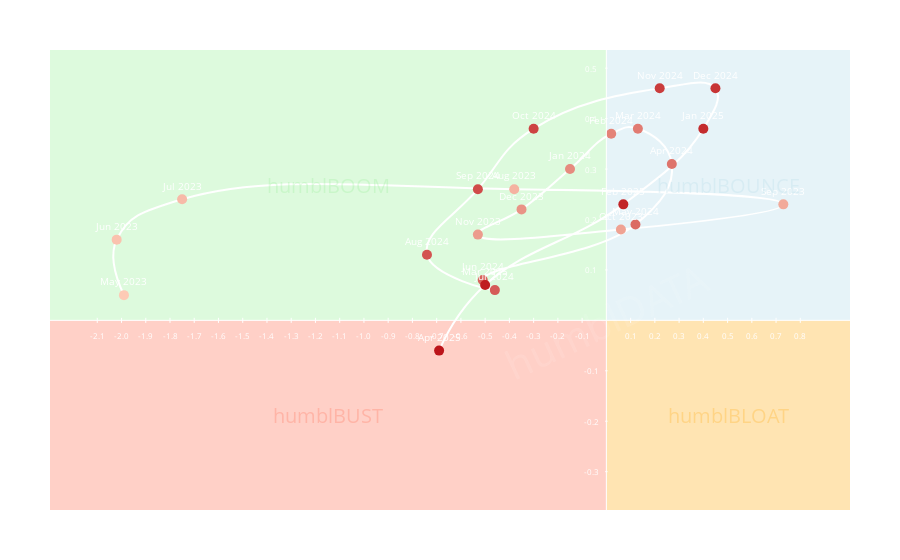

The code cell stored with this chart in its notebook:
### Code cell
compass.show()

### Figure 1 — Plotly figure (JSON) as saved in the notebook; plotly's stock layout.template omitted (floating-point values rounded to 4 significant figures)
{"data": [{"hovertemplate": "<b>%{text}</b><br>CPI 3m Δ: %{x:.2f}<br>CLI 3m Δ: %{y:.2f}<extra></extra>", "line": {"color": "white", "shape": "spline", "smoothing": 1.3}, "marker": {"color": [0, 1, 2, 3, 4, 5, 6, 7, 8, 9, 10, 11, 12, 13, 14, 15, 16, 17, 18, 19, 20, 21, 22, 23], "colorscale": [[0, "rgb(253, 202, 181)"], [1, "rgb(188, 20, 26)"]], "showscale": false, "size": 10}, "mode": "lines+markers+text", "name": "HumblCompass Data", "text": ["May 2023", "Jun 2023", "Jul 2023", "Aug 2023", "Sep 2023", "Oct 2023", "Nov 2023", "Dec 2023", "Jan 2024", "Feb 2024", "Mar 2024", "Apr 2024", "May 2024", "Jun 2024", "Jul 2024", "Aug 2024", "Sep 2024", "Oct 2024", "Nov 2024", "Dec 2024", "Jan 2025", "Feb 2025", "Mar 2025", "Apr 2025"], "textfont": {"color": "white", "size": 10}, "textposition": "top center", "type": "scatter", "x": [-1.99, -2.02, -1.75, -0.38, 0.73, 0.06, -0.53, -0.35, -0.15, 0.02, 0.13, 0.27, 0.12, -0.51, -0.46, -0.74, -0.53, -0.3, 0.22, 0.45, 0.4, 0.07, -0.5, -0.69], "y": [0.05, 0.16, 0.24, 0.26, 0.23, 0.18, 0.17, 0.22, 0.3, 0.37, 0.38, 0.31, 0.19, 0.08, 0.06, 0.13, 0.26, 0.38, 0.46, 0.46, 0.38, 0.23, 0.07, -0.06]}], "layout": {"annotations": [{"font": {"color": "white", "size": 8}, "showarrow": false, "text": "-2.1", "x": -2.1, "y": 0, "yshift": -15}, {"font": {"color": "white", "size": 8}, "showarrow": false, "text": "-2.0", "x": -2, "y": 0, "yshift": -15}, {"font": {"color": "white", "size": 8}, "showarrow": false, "text": "-1.9", "x": -1.9, "y": 0, "yshift": -15}, {"font": {"color": "white", "size": 8}, "showarrow": false, "text": "-1.8", "x": -1.8, "y": 0, "yshift": -15}, {"font": {"color": "white", "size": 8}, "showarrow": false, "text": "-1.7", "x": -1.7, "y": 0, "yshift": -15}, {"font": {"color": "white", "size": 8}, "showarrow": false, "text": "-1.6", "x": -1.6, "y": 0, "yshift": -15}, {"font": {"color": "white", "size": 8}, "showarrow": false, "text": "-1.5", "x": -1.5, "y": 0, "yshift": -15}, {"font": {"color": "white", "size": 8}, "showarrow": false, "text": "-1.4", "x": -1.4, "y": 0, "yshift": -15}, {"font": {"color": "white", "size": 8}, "showarrow": false, "text": "-1.3", "x": -1.3, "y": 0, "yshift": -15}, {"font": {"color": "white", "size": 8}, "showarrow": false, "text": "-1.2", "x": -1.2, "y": 0, "yshift": -15}, {"font": {"color": "white", "size": 8}, "showarrow": false, "text": "-1.1", "x": -1.1, "y": 0, "yshift": -15}, {"font": {"color": "white", "size": 8}, "showarrow": false, "text": "-1.0", "x": -1, "y": 0, "yshift": -15}, {"font": {"color": "white", "size": 8}, "showarrow": false, "text": "-0.9", "x": -0.9, "y": 0, "yshift": -15}, {"font": {"color": "white", "size": 8}, "showarrow": false, "text": "-0.8", "x": -0.8, "y": 0, "yshift": -15}, {"font": {"color": "white", "size": 8}, "showarrow": false, "text": "-0.7", "x": -0.7, "y": 0, "yshift": -15}, {"font": {"color": "white", "size": 8}, "showarrow": false, "text": "-0.6", "x": -0.6, "y": 0, "yshift": -15}, {"font": {"color": "white", "size": 8}, "showarrow": false, "text": "-0.5", "x": -0.5, "y": 0, "yshift": -15}, {"font": {"color": "white", "size": 8}, "showarrow": false, "text": "-0.4", "x": -0.4, "y": 0, "yshift": -15}, {"font": {"color": "white", "size": 8}, "showarrow": false, "text": "-0.3", "x": -0.3, "y": 0, "yshift": -15}, {"font": {"color": "white", "size": 8}, "showarrow": false, "text": "-0.2", "x": -0.2, "y": 0, "yshift": -15}, {"font": {"color": "white", "size": 8}, "showarrow": false, "text": "-0.1", "x": -0.1, "y": 0, "yshift": -15}, {"font": {"color": "white", "size": 8}, "showarrow": false, "text": "0.1", "x": 0.1, "y": 0, "yshift": -15}, {"font": {"color": "white", "size": 8}, "showarrow": false, "text": "0.2", "x": 0.2, "y": 0, "yshift": -15}, {"font": {"color": "white", "size": 8}, "showarrow": false, "text": "0.3", "x": 0.3, "y": 0, "yshift": -15}, {"font": {"color": "white", "size": 8}, "showarrow": false, "text": "0.4", "x": 0.4, "y": 0, "yshift": -15}, {"font": {"color": "white", "size": 8}, "showarrow": false, "text": "0.5", "x": 0.5, "y": 0, "yshift": -15}, {"font": {"color": "white", "size": 8}, "showarrow": false, "text": "0.6", "x": 0.6, "y": 0, "yshift": -15}, {"font": {"color": "white", "size": 8}, "showarrow": false, "text": "0.7", "x": 0.7, "y": 0, "yshift": -15}, {"font": {"color": "white", "size": 8}, "showarrow": false, "text": "0.8", "x": 0.8, "y": 0, "yshift": -15}, {"font": {"color": "white", "size": 8}, "showarrow": false, "text": "-0.4", "x": 0, "xshift": -15, "y": -0.4}, {"font": {"color": "white", "size": 8}, "showarrow": false, "text": "-0.3", "x": 0, "xshift": -15, "y": -0.3}, {"font": {"color": "white", "size": 8}, "showarrow": false, "text": "-0.2", "x": 0, "xshift": -15, "y": -0.2}, {"font": {"color": "white", "size": 8}, "showarrow": false, "text": "-0.1", "x": 0, "xshift": -15, "y": -0.1}, {"font": {"color": "white", "size": 8}, "showarrow": false, "text": "0.1", "x": 0, "xshift": -15, "y": 0.1}, {"font": {"color": "white", "size": 8}, "showarrow": false, "text": "0.2", "x": 0, "xshift": -15, "y": 0.2}, {"font": {"color": "white", "size": 8}, "showarrow": false, "text": "0.3", "x": 0, "xshift": -15, "y": 0.3}, {"font": {"color": "white", "size": 8}, "showarrow": false, "text": "0.4", "x": 0, "xshift": -15, "y": 0.4}, {"font": {"color": "white", "size": 8}, "showarrow": false, "text": "0.5", "x": 0, "xshift": -15, "y": 0.5}, {"font": {"color": "rgba(144, 238, 144, 0.5)", "size": 20}, "opacity": 0.5, "showarrow": false, "text": "humblBOOM", "x": -1.147, "y": 0.268}, {"font": {"color": "rgba(173, 216, 230, 0.5)", "size": 20}, "opacity": 0.5, "showarrow": false, "text": "humblBOUNCE", "x": 0.5025, "y": 0.268}, {"font": {"color": "rgba(255, 165, 0, 0.5)", "size": 20}, "opacity": 0.5, "showarrow": false, "text": "humblBLOAT", "x": 0.5025, "y": -0.188}, {"font": {"color": "rgba(255, 99, 71, 0.5)", "size": 20}, "opacity": 0.5, "showarrow": false, "text": "humblBUST", "x": -1.147, "y": -0.188}, {"font": {"color": "rgba(255, 255, 255, 0.1)", "size": 40}, "showarrow": false, "text": "humblDATA", "textangle": -25, "x": 0, "xanchor": "center", "xref": "x", "y": 0, "yanchor": "middle", "yref": "y"}], "font": {"color": "white"}, "hovermode": "closest", "margin": {"b": 50, "l": 50, "r": 50, "t": 50}, "paper_bgcolor": "rgba(0,0,0,0)", "plot_bgcolor": "rgba(0,0,0,0)", "shapes": [{"fillcolor": "rgba(173, 216, 230, 0.3)", "layer": "below", "line": {"color": "rgba(0,0,0,0)"}, "type": "rect", "x0": 0, "x1": 25, "y0": 0, "y1": 25}, {"fillcolor": "rgba(144, 238, 144, 0.3)", "layer": "below", "line": {"color": "rgba(0,0,0,0)"}, "type": "rect", "x0": -25, "x1": 0, "y0": 0, "y1": 25}, {"fillcolor": "rgba(255, 165, 0, 0.3)", "layer": "below", "line": {"color": "rgba(0,0,0,0)"}, "type": "rect", "x0": 0, "x1": 25, "y0": -25, "y1": 0}, {"fillcolor": "rgba(255, 99, 71, 0.3)", "layer": "below", "line": {"color": "rgba(0,0,0,0)"}, "type": "rect", "x0": -25, "x1": 0, "y0": -25, "y1": 0}, {"line": {"color": "white", "width": 1}, "type": "line", "x0": -2.295, "x1": 1.005, "y0": 0, "y1": 0}, {"line": {"color": "white", "width": 1}, "type": "line", "x0": 0, "x1": 0, "y0": -0.376, "y1": 0.536}, {"line": {"color": "white", "width": 1}, "type": "line", "x0": -2.1, "x1": -2.1, "y0": -0.005, "y1": 0.005}, {"line": {"color": "white", "width": 1}, "type": "line", "x0": -2, "x1": -2, "y0": -0.005, "y1": 0.005}, {"line": {"color": "white", "width": 1}, "type": "line", "x0": -1.9, "x1": -1.9, "y0": -0.005, "y1": 0.005}, {"line": {"color": "white", "width": 1}, "type": "line", "x0": -1.8, "x1": -1.8, "y0": -0.005, "y1": 0.005}, {"line": {"color": "white", "width": 1}, "type": "line", "x0": -1.7, "x1": -1.7, "y0": -0.005, "y1": 0.005}, {"line": {"color": "white", "width": 1}, "type": "line", "x0": -1.6, "x1": -1.6, "y0": -0.005, "y1": 0.005}, {"line": {"color": "white", "width": 1}, "type": "line", "x0": -1.5, "x1": -1.5, "y0": -0.005, "y1": 0.005}, {"line": {"color": "white", "width": 1}, "type": "line", "x0": -1.4, "x1": -1.4, "y0": -0.005, "y1": 0.005}, {"line": {"color": "white", "width": 1}, "type": "line", "x0": -1.3, "x1": -1.3, "y0": -0.005, "y1": 0.005}, {"line": {"color": "white", "width": 1}, "type": "line", "x0": -1.2, "x1": -1.2, "y0": -0.005, "y1": 0.005}, {"line": {"color": "white", "width": 1}, "type": "line", "x0": -1.1, "x1": -1.1, "y0": -0.005, "y1": 0.005}, {"line": {"color": "white", "width": 1}, "type": "line", "x0": -1, "x1": -1, "y0": -0.005, "y1": 0.005}, {"line": {"color": "white", "width": 1}, "type": "line", "x0": -0.9, "x1": -0.9, "y0": -0.005, "y1": 0.005}, {"line": {"color": "white", "width": 1}, "type": "line", "x0": -0.8, "x1": -0.8, "y0": -0.005, "y1": 0.005}, {"line": {"color": "white", "width": 1}, "type": "line", "x0": -0.7, "x1": -0.7, "y0": -0.005, "y1": 0.005}, {"line": {"color": "white", "width": 1}, "type": "line", "x0": -0.6, "x1": -0.6, "y0": -0.005, "y1": 0.005}, {"line": {"color": "white", "width": 1}, "type": "line", "x0": -0.5, "x1": -0.5, "y0": -0.005, "y1": 0.005}, {"line": {"color": "white", "width": 1}, "type": "line", "x0": -0.4, "x1": -0.4, "y0": -0.005, "y1": 0.005}, {"line": {"color": "white", "width": 1}, "type": "line", "x0": -0.3, "x1": -0.3, "y0": -0.005, "y1": 0.005}, {"line": {"color": "white", "width": 1}, "type": "line", "x0": -0.2, "x1": -0.2, "y0": -0.005, "y1": 0.005}, {"line": {"color": "white", "width": 1}, "type": "line", "x0": -0.1, "x1": -0.1, "y0": -0.005, "y1": 0.005}, {"line": {"color": "white", "width": 1}, "type": "line", "x0": 0.1, "x1": 0.1, "y0": -0.005, "y1": 0.005}, {"line": {"color": "white", "width": 1}, "type": "line", "x0": 0.2, "x1": 0.2, "y0": -0.005, "y1": 0.005}, {"line": {"color": "white", "width": 1}, "type": "line", "x0": 0.3, "x1": 0.3, "y0": -0.005, "y1": 0.005}, {"line": {"color": "white", "width": 1}, "type": "line", "x0": 0.4, "x1": 0.4, "y0": -0.005, "y1": 0.005}, {"line": {"color": "white", "width": 1}, "type": "line", "x0": 0.5, "x1": 0.5, "y0": -0.005, "y1": 0.005}, {"line": {"color": "white", "width": 1}, "type": "line", "x0": 0.6, "x1": 0.6, "y0": -0.005, "y1": 0.005}, {"line": {"color": "white", "width": 1}, "type": "line", "x0": 0.7, "x1": 0.7, "y0": -0.005, "y1": 0.005}, {"line": {"color": "white", "width": 1}, "type": "line", "x0": 0.8, "x1": 0.8, "y0": -0.005, "y1": 0.005}, {"line": {"color": "white", "width": 1}, "type": "line", "x0": -0.005, "x1": 0.005, "y0": -0.4, "y1": -0.4}, {"line": {"color": "white", "width": 1}, "type": "line", "x0": -0.005, "x1": 0.005, "y0": -0.3, "y1": -0.3}, {"line": {"color": "white", "width": 1}, "type": "line", "x0": -0.005, "x1": 0.005, "y0": -0.2, "y1": -0.2}, {"line": {"color": "white", "width": 1}, "type": "line", "x0": -0.005, "x1": 0.005, "y0": -0.1, "y1": -0.1}, {"line": {"color": "white", "width": 1}, "type": "line", "x0": -0.005, "x1": 0.005, "y0": 0.1, "y1": 0.1}, {"line": {"color": "white", "width": 1}, "type": "line", "x0": -0.005, "x1": 0.005, "y0": 0.2, "y1": 0.2}, {"line": {"color": "white", "width": 1}, "type": "line", "x0": -0.005, "x1": 0.005, "y0": 0.3, "y1": 0.3}, {"line": {"color": "white", "width": 1}, "type": "line", "x0": -0.005, "x1": 0.005, "y0": 0.4, "y1": 0.4}, {"line": {"color": "white", "width": 1}, "type": "line", "x0": -0.005, "x1": 0.005, "y0": 0.5, "y1": 0.5}], "title": {"font": {"color": "white"}, "text": "humblCOMPASS: CLI 3m Delta vs CPI 3m Delta"}, "xaxis": {"color": "white", "range": [-2.295, 1.005], "showgrid": false, "showticklabels": false, "ticks": "", "title": {"text": "Inflation (CPI) 3-Month Delta"}, "zeroline": false}, "yaxis": {"color": "white", "range": [-0.376, 0.536], "showgrid": false, "showticklabels": false, "ticks": "", "title": {"text": "Growth (CLI) 3-Month Delta"}, "zeroline": false}}}
